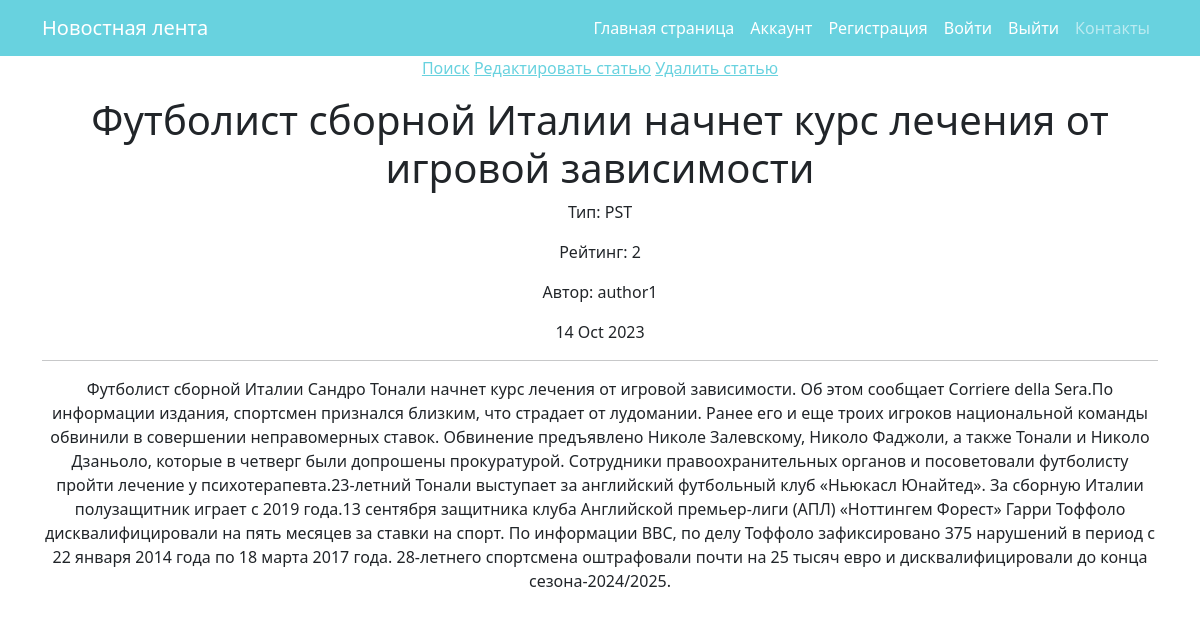
/news/3/, run on an earlier commit of the app's database.
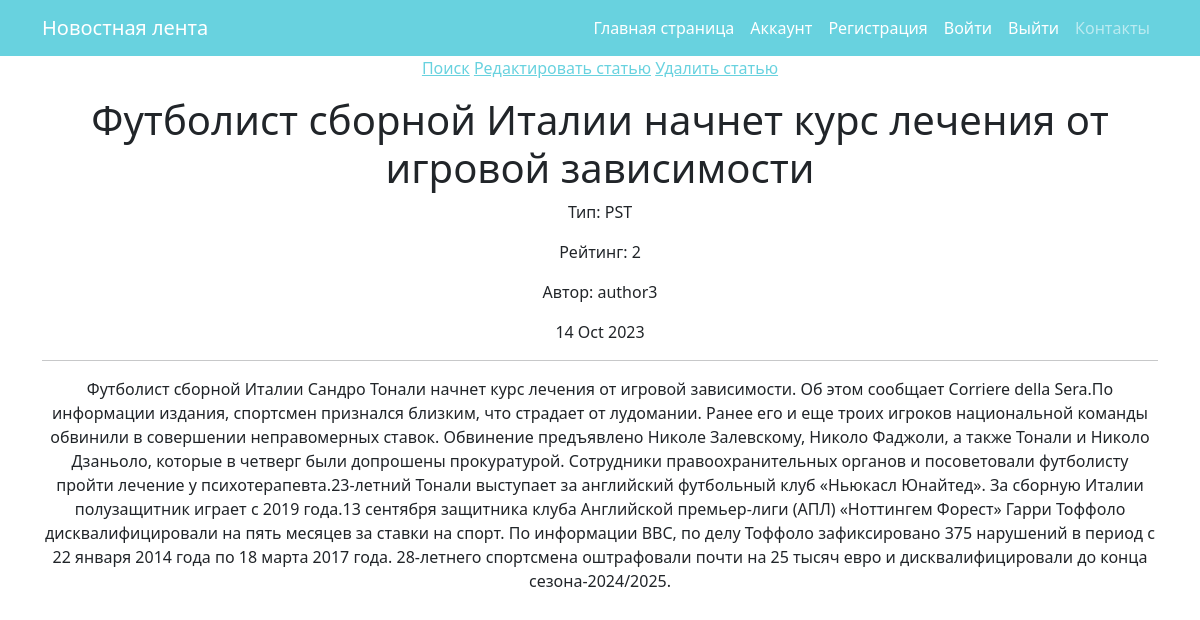
And on a later commit of the database.
### news/models.py (models this page shows, shortened)
class Post(models.Model):
    author = models.ForeignKey(Author, on_delete=models.CASCADE, verbose_name=pgettext_lazy('Author', 'Author'))
    type = models.CharField(max_length=7, choices=TYPE, default='NWS')
    time_in = models.DateTimeField(auto_now_add=True)
    category = models.ManyToManyField(Category, through='PostCategory')
    title = models.CharField(max_length=100)
    text = models.TextField()
    rating = models.IntegerField(default=0)

class Author(models.Model):
    name = models.CharField(max_length=255)
    users = models.OneToOneField(User, on_delete=models.CASCADE)
    user_rating = models.IntegerField(default=0)
    def __str__(self):
        return self.name

### news/views.py (the view)
# urls.py: path('<int:pk>/', PostDetail.as_view(), name='post'),
class PostDetail(DetailView):
    model = Post
    template_name = 'post.html'
    context_object_name = 'post'
    queryset = Post.objects.all()

### templates/post.html (shortened to what this page needs)
{% extends 'flatpages/default.html' %}
{% block content %}
<a href="/news/search/">Поиск</a>
<a href="{%url 'edit' post.pk%}">Редактировать статью</a>
<a href="{%url 'delete' post.pk%}">Удалить статью</a>
<p>
<h1>{{ post.title }}</h1>
<p> Тип: {{post.type}} </p>
<p> Рейтинг: {{post.rating}} </p>
<p> Автор: {{post.author}} </p>
<p>{{ post.time_in|date:'d M Y' }}</p>
<hr>{{ post.text }}</hr>
{% endblock content %}

What changed in the data, as far as the page shows it:
changed through a linked row, Post "Футболист сборной Италии начнет курс лечения от игровой зависимости": author "author1" → "author3"
